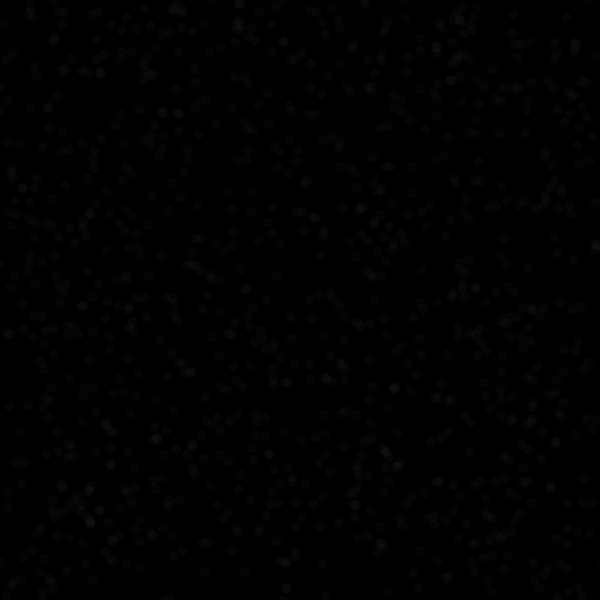
Frame 1 (no input)
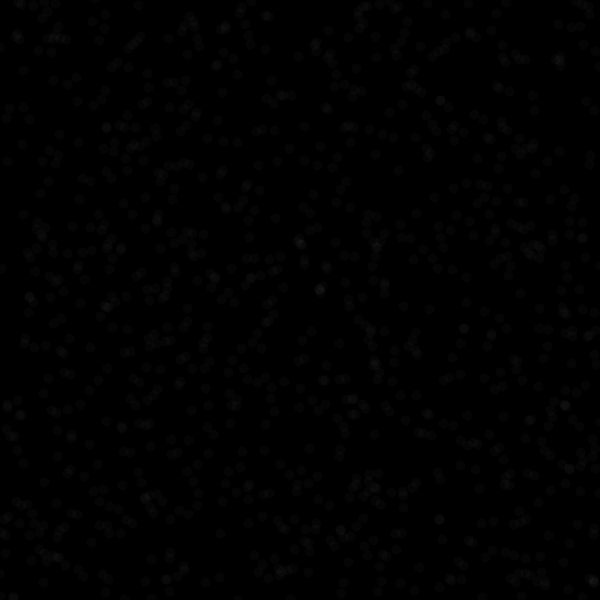
Frame 60 (the mouse pressed at the canvas centre just before this capture)
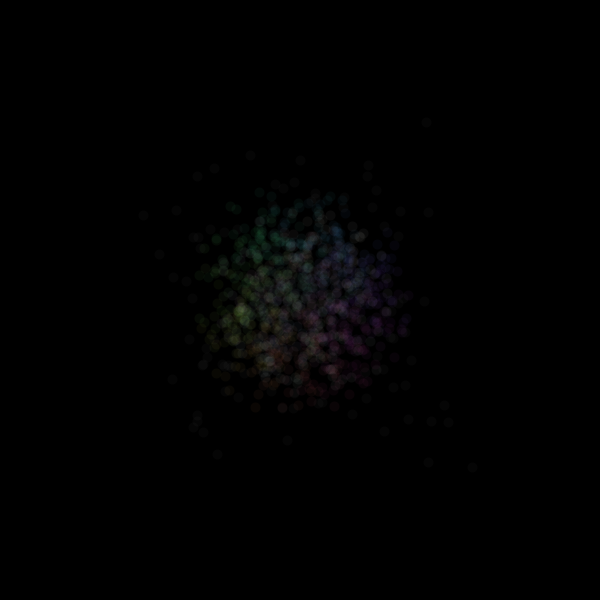
Frame 120 (the mouse held since frame 60 and released just before this capture)

The Processing sketch that drew these frames (run headless with seeded random() and noise(); from frame 60 on, the mouse is pressed at the canvas centre):

// Processing sketch: processing_89020
// ── processing_89020.pde


int sketchX=600;
int sketchY=600;
int numberOfBullets=1000;
float MA=0.96;

Particle bullets = new Particle(numberOfBullets,sketchX,sketchY);


void setup(){
  size(600,600);
//smooth();
  bullets.collision=true;
  bullets.damping=.99;
  ellipseMode(CENTER);
}

void draw(){
  background(0);
  
  bullets.update();
  for(int i=0;i<numberOfBullets;i++){
    if (mousePressed==true){
      float ang=atan2((bullets.x[i]-mouseX),(bullets.y[i]-mouseY));
      float dist=sqrt(pow(bullets.x[i]-mouseX,2)+pow(bullets.y[i]-mouseY,2));
      bullets.ax[i]= -sin(ang)*.2;
      bullets.ay[i]= -cos(ang)*.2;
      
      if(dist<100){
        float bulletAng=atan2(bullets.vx[i],bullets.vy[i]);
        int r=round(MA*red(bullets.colour[i])+(1-MA)*(0.5+0.5*cos(bulletAng))*255);
        int g=round(MA*green(bullets.colour[i])+(1-MA)*(0.5+0.5*cos(bulletAng+2*PI/3))*255);
        int b=round(MA*blue(bullets.colour[i])+(1-MA)*(0.5+0.5*cos(bulletAng+4*PI/3))*255);
        bullets.colour[i]=color(r,g,b,10);
      }
      
      //stroke(75);
      //strokeWeight(1);
      //line(mouseX,mouseY,bullets.x[i],bullets.y[i]);
    } else {
      bullets.ax[i]=0;
      bullets.ay[i]=0;
    }
  }
  
}








class Particle { 
  float[] x = new float[1]; 
  float[] y = new float[1]; 
  float[] vx = new float[1]; 
  float[] vy = new float[1]; 
  float[] ax = new float[1]; 
  float[] ay = new float[1]; 
  color[] colour = new color[1];
  int isize,sx,sy;
  float damping = 1;
  boolean collision=true;
  
  Particle (int i, int a, int b) {  
    x = expand(x,i);     for(int j=0;j<i;j++){x[j]=random(0,a);}
    y = expand(y,i);     for(int j=0;j<i;j++){y[j]=random(0,b);}
    vx = expand(vx,i);   for(int j=0;j<i;j++){vx[j]=random(-5,5);}
    vy = expand(vy,i);   for(int j=0;j<i;j++){vy[j]=random(-5,5);}
    ax = expand(ax,i);   for(int j=0;j<i;j++){ax[j]=0;}
    ay = expand(ay,i);   for(int j=0;j<i;j++){ay[j]=0;}
    colour = expand(colour,i);   for(int j=0;j<i;j++){colour[j]=color(255,5);}
    isize=i; sx=a; sy=b;
  } 
  
  void update() { 
    for(int j=0;j<isize;j++){
      vx[j]+=ax[j];
      vy[j]+=ay[j];
      vx[j]*=damping;
      vy[j]*=damping;
      x[j]+=vx[j];
      y[j]+=vy[j];
      stroke(colour[j]);
      strokeWeight(10);
      point(x[j],y[j]);
//      stroke(255,100);
//      strokeWeight(5);
//      point(x[j],y[j]);
      
      if(collision==true){
        if(x[j]>sx){  x[j]=sx-(x[j]-sx);  vx[j]*=-.9;}
        if(y[j]>sy){  y[j]=sy-(y[j]-sy);  vy[j]*=-.9;}
        if(x[j]<0) {  x[j]=0-x[j];   vx[j]*=-.9;}
        if(y[j]<0) {  y[j]=0-y[j];   vy[j]*=-.9;}
      }
    }
  } 
}
